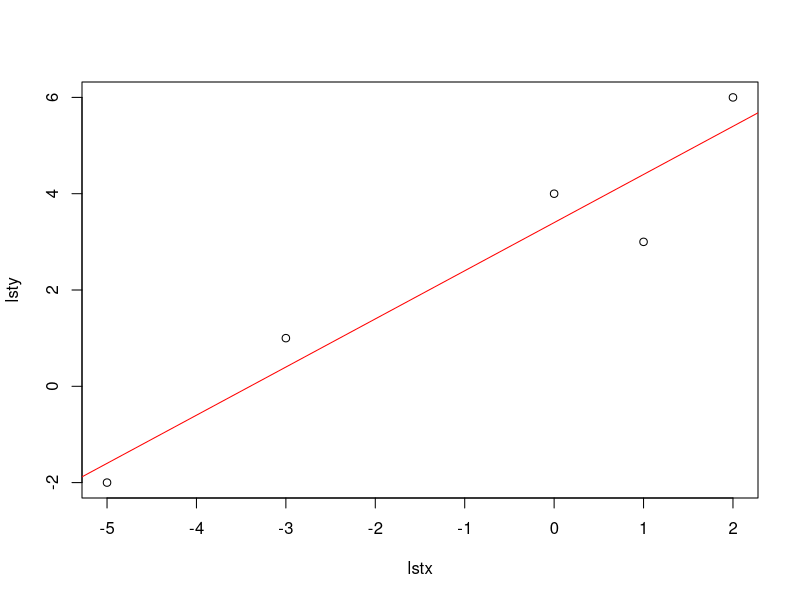

Here is the R script that generated this plot:
##############################################################
#
# Dette er R-script er til simpel linear regression, basserede på den første metode nævnt i bogen
# ligeså snart du har lavet din liste af tupler via createTupleList funktionen, så kan du udregne alle de nødvendige værdier
# via deres funktioner som er kreeret under.
# 
# Når du indskriver dine værdier er det vigtigt at de står således som parametre:
# createTupleList(x1,y1,x2,y2,x3,y3) osv.
#
# alle formler kommer fra afsnit 8.5.2 i bogen.
#############################################################

#################################################################
##funktion til at kreere ens liste af tupler
createTupleList <- function(...) {
  tupleList <- list()
  lstx <- list()
  lsty <- list()
  i = 1
  for(x in list(...)) {
    if(i %% 2 == 1) {
      lstx <- append(lstx,x)
    } else {
      lsty <- append(lsty,x)
    }
    i = i + 1
  }
  i = 1
  for (x in 1:(length(lstx))) {
    vec = c(lstx[[i]],lsty[[i]])
    tupleList <- append(tupleList, list(vec))
    i = i + 1
  }
  
  return(tupleList)
}
################################################
## funktioner til at udregne xbar og ybar
calculate_xbar <- function(tupleList) {
  sum = Reduce("+", tupleList)[1]
  return((sum / length(tupleList)))
}

calculate_ybar <- function(tupleList) {
  sum = Reduce("+", tupleList)[2]
  return((sum / length(tupleList)))
}



## funktioner til at udregner sxx og sxy
calculate_sxx <- function(tupleList) {
  sxx = 0
  for(x in tupleList) {
    sxx = (sxx + (x[1] - calculate_xbar(tupleList))^2)
  }
  return(sxx)
}

calculate_sxy <- function(tupleList) {
  sxy = 0
  for(x in tupleList) {
    sxy = (sxy + ((x[1] - calculate_xbar(tupleList))*(x[2] - calculate_ybar(tupleList))))
  }
  return(sxy)
} 


##funktioner til at udregne hatB1 og hatB2
calculate_hatB1 <- function(tupleList) {
  return(calculate_sxy(tupleList) / calculate_sxx(tupleList))
}

calculate_hatB0 <- function(tupleList) {
  ybar = calculate_ybar(tupleList)
  hatB1 = calculate_hatB1(tupleList)
  xbar = calculate_xbar(tupleList)
  return(ybar-(hatB1*xbar))
}


## funktion til at udregne fitted yi værdier
calculate_fitted_yi_values <- function(tupleList) {
  list1 <- list()
  for(x in tupleList) {
    list1 <- append(list1,calculate_hatB0(tupleList) + calculate_hatB1(tupleList)*x[1])
  }
  return(list1)
}



## funktion til at udregne residuals

calculate_residuals <- function(tupleList) {
  list1 <- list()
  fittedyivalues <- calculate_fitted_yi_values(tupleList)
  
  for(i in 1:length(tupleList)) {
    ting = tupleList[[i]][2] - fittedyivalues[[i]][1]
    list1 <- append(list1, ting)
  }
  return(list1)
}


################################################################
##funktion til at plotte punkter og tilføje regressionslinje
plotFromTuple <- function(tupleList) {
  lstx <- list()
  lsty <- list()
  for(x in tupleList) {
    lstx <- append(lstx,x[1])
    lsty <- append(lsty,x[2])
  }
  
  plot(lstx,lsty)
  abline(calculate_hatB0(tupleList),calculate_hatB1(tupleList),col='red')
}

###############################################################

## funktion til at udregne syy

calculate_syy <- function(tupleList) {
  syy = 0
  for(y in tupleList) {
    syy = (syy + (y[2] - calculate_ybar(tupleList))^2)
  }
  return(syy)
}

## funktion til at udregne R^2-værdien

calculate_rsquared <- function() {
  rsquared = (calculate_sxy(tupleList)^2)/(calculate_sxx(tupleList)*calculate_syy(tupleList))
  return(rsquared)
}



##så propper vi vores tupel værdier ind.
tupleList <- createTupleList(-5,-2,-3,1,0,4,2,6,1,3)
## Alle formler kommer fra afsnit 8.5.2 i bogen
xbar <- calculate_xbar(tupleList)
ybar <- calculate_ybar(tupleList)
sxx <- calculate_sxx(tupleList)
sxy <- calculate_sxy(tupleList)
hatB1 <- calculate_hatB1(tupleList)
hatB0 <- calculate_hatB0(tupleList)
hatyi <- calculate_fitted_yi_values(tupleList)
ei <- calculate_residuals(tupleList)
plotFromTuple(tupleList) ##kig i nedre højre hjørne af RStudio for plottet.
syy <- calculate_syy(tupleList)
rsquared <- calculate_rsquared()

print(paste("value of xbar: ", xbar))
print(paste("value of ybar: ", ybar))
print(paste("value of sxx: ", sxx))
print(paste("value of sxy: ", sxy))
print(paste("value of hatB1: ", hatB1))
print(paste("value of hatB0: ", hatB0))
i = 1
for(y in hatyi) {
  print(paste(paste(paste("value of haty",i),": "), y))  
  i = i + 1
}

i = 1
for(e in ei) {
  print(paste(paste(paste("value of e",i),": "), e))  
  i = i + 1
}
print(paste("value of syy: ", syy))
print(paste("value of r squared: ", rsquared))